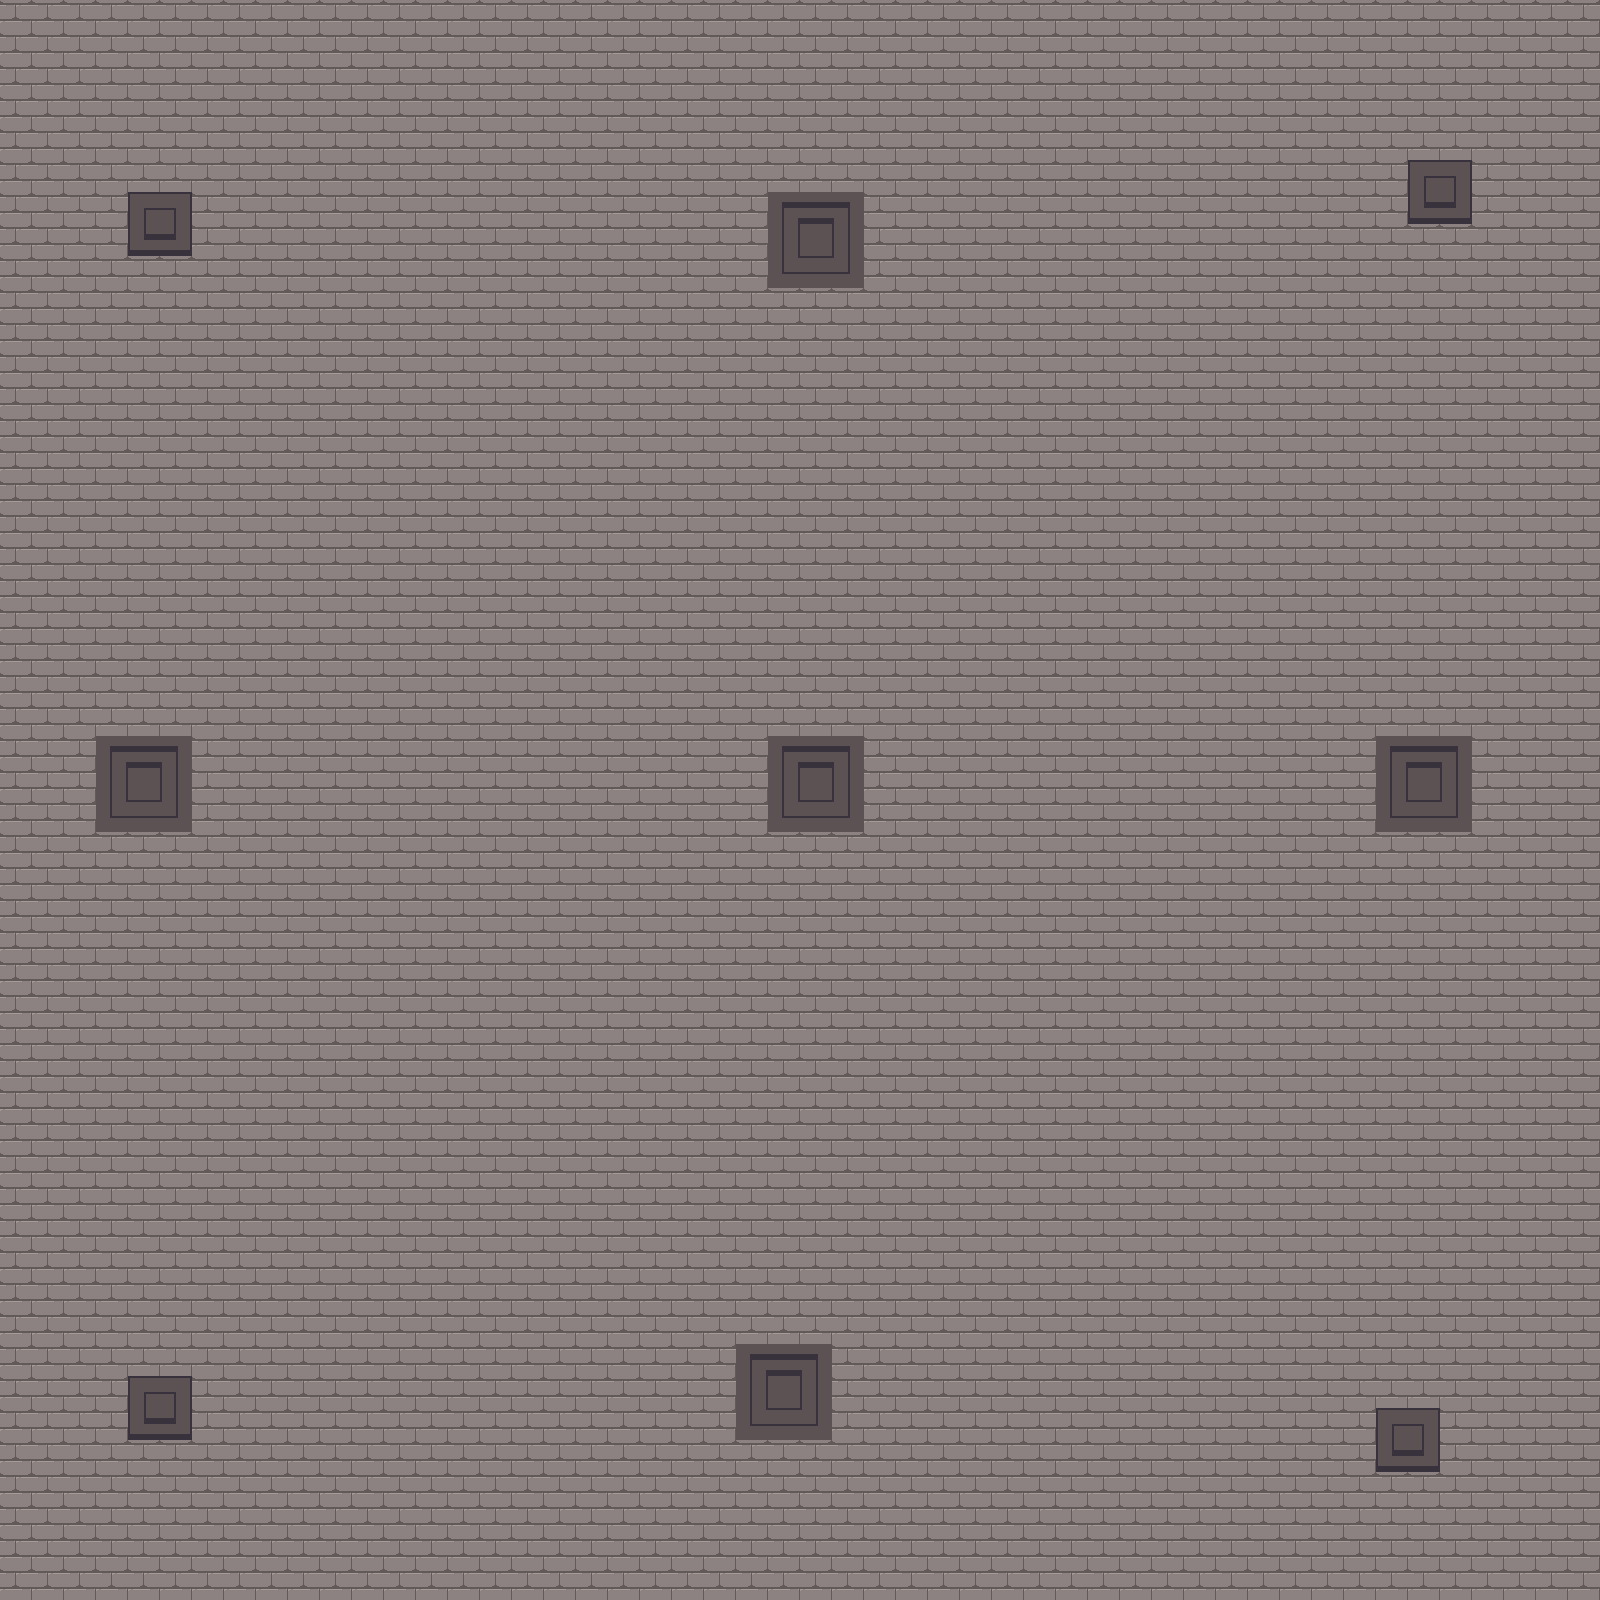

Tiled map render using the project's own tile images. Description and the map definition, with tile-layer contents summarised, below:
An orthogonal 50x50 tile map with 32x32 px tiles, 2 tile layers (lay1, lay2), 4 tilesets.

<map version="1.0" orientation="orthogonal" renderorder="right-down" width="50" height="50" tilewidth="32" tileheight="32" nextobjectid="1">
 <tileset firstgid="1" name="terrain_atlas" tilewidth="32" tileheight="32" tilecount="1024" columns="32">
  <image source="terrain_atlas.png" width="1024" height="1024" />
 </tileset>
 <tileset firstgid="1025" name="base_out_atlas" tilewidth="32" tileheight="32" tilecount="1024" columns="32">
  <image source="base_out_atlas.png" width="1024" height="1024" />
 </tileset>
 <tileset firstgid="2049" name="build_atlas" tilewidth="32" tileheight="32" tilecount="1024" columns="32">
  <image source="build_atlas.png" width="1024" height="1024" />
 </tileset>
 <tileset firstgid="3073" name="obj_misk_atlas" tilewidth="32" tileheight="32" tilecount="1024" columns="32">
  <image source="obj_misk_atlas.png" width="1024" height="1024" />
 </tileset>
 <layer name="lay1" width="50" height="50">
  <data>[2500 cells, 2500 non-empty, 1 distinct tile ids]</data>
 </layer>
 <layer name="lay2" width="50" height="50">
  <data>[2500 cells, 61 non-empty, 13 distinct tile ids]</data>
 </layer>
</map>
